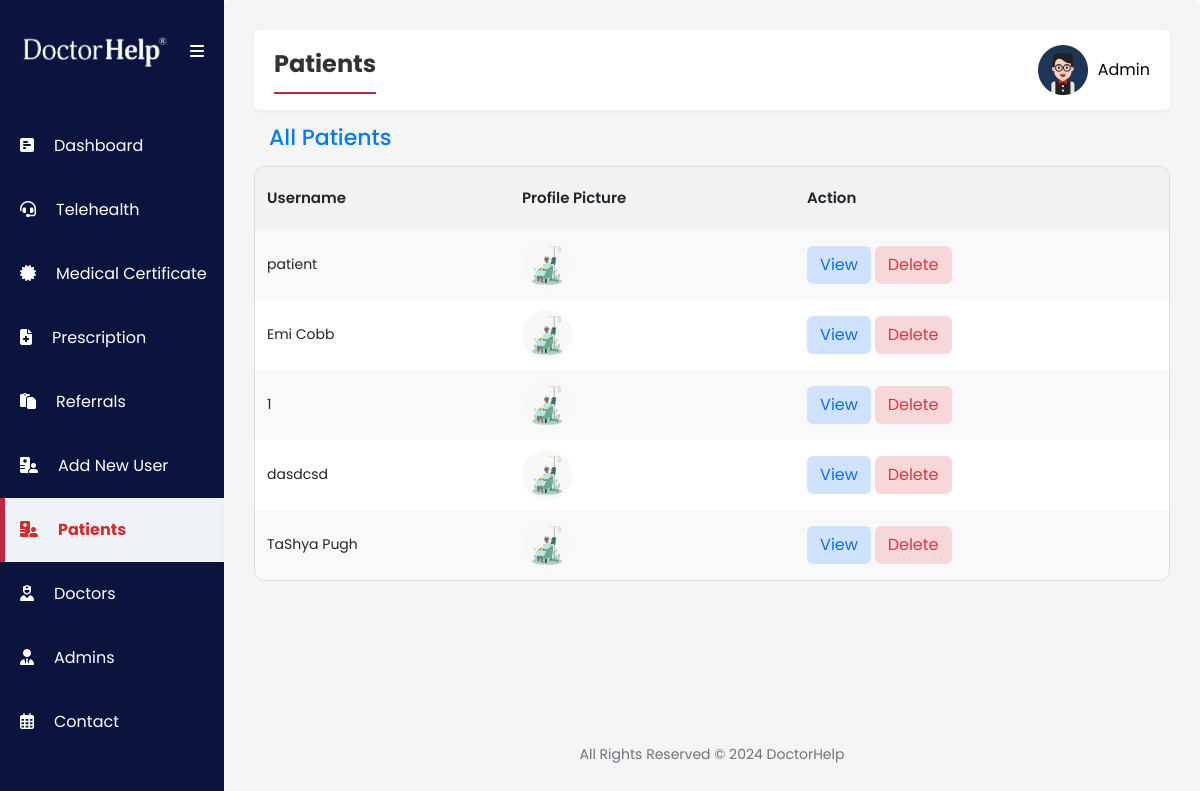
The page /admin/total_patient.php (signed in) on the database its author committed.
### tables this page shows
CREATE TABLE `patient` (
  `id` int(11) NOT NULL,
  `email` varchar(255) NOT NULL,
  `username` varchar(50) NOT NULL,
  `patient_name` text NOT NULL,
  `password` varchar(255) NOT NULL,
  `hpassword` varchar(255) NOT NULL,
  `profile_picture` varchar(255) DEFAULT 'default.jpg',
  `title` text NOT NULL,
  `name` text NOT NULL,
  `last_name` text NOT NULL,
  `phone` text NOT NULL,
  `address` text DEFAULT NULL,
  `dob` text NOT NULL,
  `gender` text NOT NULL,
  `medicare_detail` text NOT NULL,
  `expiry_year` text NOT NULL,
  `expiry_month` text NOT NULL,
  `created_date` timestamp NOT NULL DEFAULT current_timestamp(),
  `email_verify` varchar(20) NOT NULL,
  `token` varchar(225) NOT NULL,
  `token_expire` datetime DEFAULT NULL,
  `medirecord_id` varchar(255) DEFAULT NULL
);

### admin/total_patient.php (the view, shortened to what this page needs)
<?php
include '../include/config.php';
$db = "SELECT * FROM patient";
$result_db = $conn->query($db);
?>
<?php
include("include/sidebar.php")
    ?>
<div class="second-section">
    <section>
        <div class="navbar">
            <div class="page-title">
                <span>Patients</span>
            </div>
            <?php
            include("include/navbar.php")
                ?>
        </div>
        <div class="table-responsive">
            <h2 class="page-header">All Patients</h2>
            <table>
                <thead>
                    <tr>
                        <th>Username</th>
                        <th>Profile Picture</th>
                        <th>Action</th>
                    </tr>
                </thead>
                <tbody>
                    <?php
                    if ($result_db->num_rows > 0) {
                        while ($row = $result_db->fetch_assoc()) {
                            echo "<tr>";
                            echo "<td>" . htmlspecialchars($row['username']) . "</td>";
                            echo "<td><img src='../patient/assets/img/" . htmlspecialchars($row['profile_picture']) . "' alt='Profile Picture' width='50'></td>";
                            echo "<td>
                                <a href='view_patient.php?id=" . htmlspecialchars($row['id']) . "' class='btn text-primary bg-primary-subtle'>View</a>
                                <form method='POST' action='include/delete_patient.php' class='delete-form' style='display:inline;'>
                                    <input type='hidden' name='id' value='" . htmlspecialchars($row['id']) . "'>
                                    <input type='submit' value='Delete' class='btn text-danger bg-danger-subtle' onclick='return confirm(\"Are you sure you want to delete this doctor?\");'>
                                </form>
                              </td>";
                            echo "</tr>";
                        }
                    } else {
                        echo "<tr><td colspan='2'>No Doctor found</td></tr>";
                    }
                    ?>
                </tbody>
            </table>
        </div>
    </section>
    <?php
    include("include/footer.php")
        ?>
</div>
</div>
</body>
</html>

### admin/include/navbar.php (shortened to what this page needs)
<?php
$username = $_SESSION['username'];
$sql_query = "SELECT * FROM admin WHERE username='$username'";
$query_result = $conn->query($sql_query);
if ($query_result->num_rows > 0) {
    $user = $query_result->fetch_assoc();
} else {
    echo "User not found.";
    exit();
}
?>
<div class="navbar-title">
    <span onclick="toggleDropdown()">
        <img src="assets/img/<?php
        echo $user['profile_picture'];
        ?>" alt="Profile Picture" class="navbar-img">
        <button class="navbar-profile">
            <?php echo htmlspecialchars($username); ?>
        </button>
    </span>
</div>

### admin/assets/styles.css (style rules this page uses)
:root { --skyblue-bg: #eff3f7; --white-color: #fff; --sidebar-color: #0a143f; --blue-text-icon: linear-gradient( 270deg, #c3263f 0%, #c3263f 25%, #9c2941 75% ); --hover-blue-text-icon: #c3263f; --sidebar-hover: #e0e3ff; --card-header: #e0e3ff; --body-color: #212529; --sidebar-font: #ffffff; --footer-text: #6c757d; --date-time: #0099fb; --date-time-bg: #ccebfe; --mehron: #cf2e2e; --shadow: 0 2px 5px rgba(0, 0, 0, 0.04); }
* { box-sizing: border-box; margin: 0; padding: 0; }
body { font-family: Poppins, Helvetica, sans-serif; overflow-x: hidden; }
.navbar { background-color: var(--white-color); color: var(--body-color); display: flex; justify-content: space-between; align-items: center; padding: 15px 20px; gap: 20px; width: -webkit-fill-available; box-shadow: var(--shadow); border-radius: 5px; }
.navbar-img { width: 50px; }
.page-title { border-bottom: 2px solid var(--hover-blue-text-icon); justify-content: start; padding-bottom: 10px; }
.navbar-title { font-size: 1.5rem; position: relative; display: inline-block; }
.navbar-title span { display: flex; align-items: center; column-gap: 10px; font-size: 20px; cursor: pointer; }
.navbar-title span .navbar-profile { border: none; background-color: transparent; font-size: 16px; text-transform: capitalize; }
table { width: 100%; border-collapse: separate; border-spacing: 0; border: 1px solid #ddd; border-radius: 10px; overflow: hidden; text-align: left; }
tbody a { padding: 0 5px; }
th { font-size: 15px; font-weight: 600; padding: 20px 12px; }
td { font-size: 14px; padding: 10px 12px; }
thead { background-color: #f2f2f2; border-bottom: 1px solid #ddd; }
tbody tr { border-top: 1px solid #ddd; }
tr td img { width: 50px; height: 50px; border-radius: 50%; object-fit: cover; }
tbody tr:nth-child(odd) { background-color: #f9f9f9; }
tbody tr:nth-child(even) { background-color: #ffffff; }
::placeholder { color: #777777; text-transform: capitalize; }
.second-section { padding: 30px; width: 100%; background-color: #f5f5f5; border-radius: 8px; box-shadow: var(--shadow); display: flex; flex-direction: column; justify-content: space-between; }
.page-title span { font-size: 24px; font-weight: bold; color: #333; }
h2.page-header { margin: 15px; font-size: 22px; color: #007bff; }

### rows shown on the page
patient: username "patient", profile_picture (picture)
patient: username "Emi Cobb", profile_picture (placeholder picture)
patient: username "1", profile_picture (placeholder picture)
patient: username "dasdcsd", profile_picture (placeholder picture)
patient: username "TaShya Pugh", profile_picture (placeholder picture)

### other values the page prints
$username "Admin"
